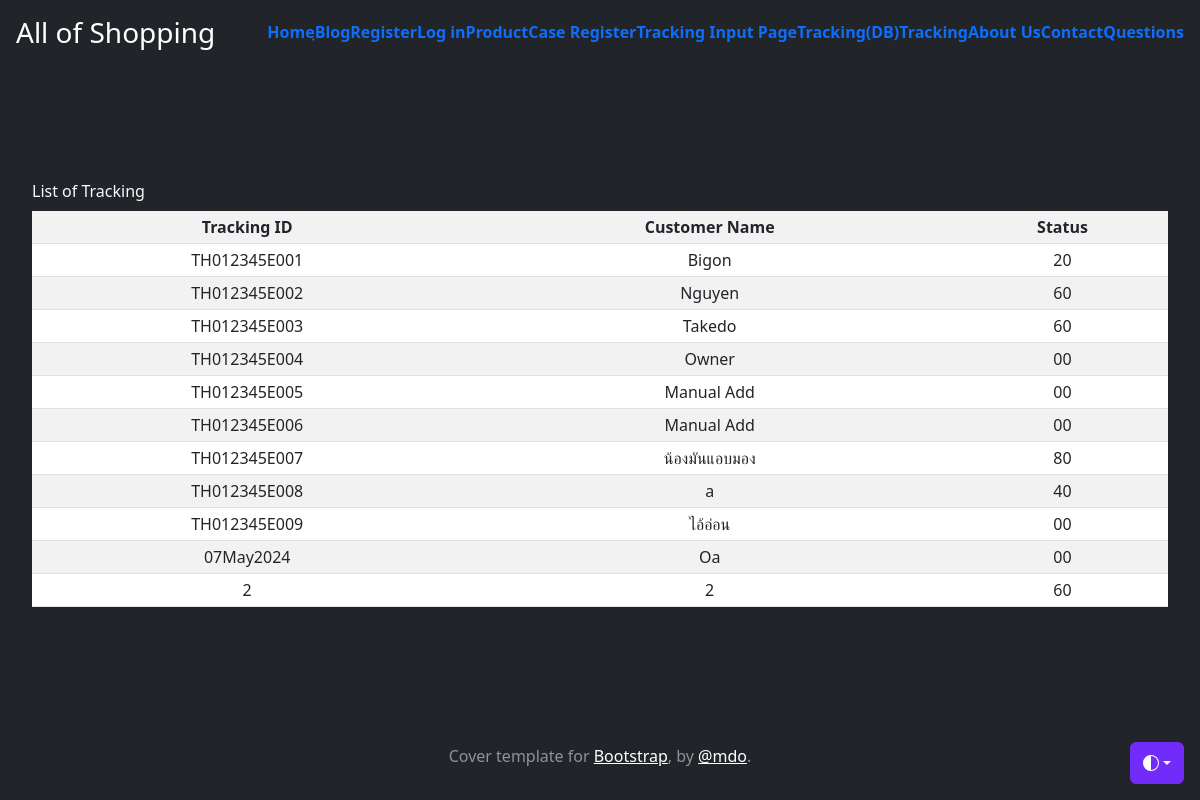
Screenshot of /tracking_db with the database file from the repository.
### App1/models.py (models this page shows, shortened)
class TrackingInfo(models.Model):
    lStatus = [     ( '00', '00 -  รับทราบคำสั่งซื้อ'),
                    ( '10', '10 -  บรรจุสินค้า'),
                    ( '20', '20 -  รอขนส่งมารับ'),
                    ( '30', '30 -  อยู่ระหว่างขนส่ง'),
                    ( '40', '40 - ถึงสถานีกระจายสินค้าปลายทาง'),
                    ( '50', '50 -  ออกนำส่งให้ผู้รับ'),
                    ( '60', '60 -  ส่งสำเร็จ'),
                    ( '70', '70 -  ส่งไม่สำเร็จ'),
                    ( '80', '80 -  ยกเลิกคำสั่งซื้อ')
                ]
    tracking_id =   models.CharField(max_length=12, blank=False,  primary_key=True)
    cust_name   =   models.CharField(max_length=200, blank=False)
    status      =   models.TextField(choices=lStatus, blank=False, default= lStatus[0])  #Drop down list value
    remark      =   models.TextField(null=True, blank=True, verbose_name="Remark")

### App1/views.py (the view)
# urls.py: path("tracking_db", TrackingDB,name="tracking_db"), #call defined view
def TrackingDB(request):    #View name
    trackingList =  TrackingInfo.objects.all()
    context = {"tracking_list": trackingList} #response var & msg return to View
    return render(request,"myapp/tracking_db.html",context)   #Open HTML file under template folder

### App1/templates/myapp/tracking_db.html (shortened to what this page needs)
{% extends "myapp/base.html" %}
{% block content %}
    <table class="table caption-top table-striped table-hover table-sm">
        <caption class="text-light ">List of Tracking</caption>
        <tr>
            <th>Tracking ID</th>
            <th>Customer Name</th>
            <th>Status</th>
        </tr>
        {% for tr in tracking_list %}
        <tr>
            <td>{{tr.tracking_id}}</td>
            <td>{{tr.cust_name}}</td>
            <td>{{tr.status}}</td>
        </tr>
        {% endfor %}
    </table>
  {% endblock content %}

### rows the page displays
TrackingInfo: tracking_id "TH012345E001", cust_name "Bigon", status "20"
TrackingInfo: tracking_id "TH012345E002", cust_name "Nguyen", status "60"
TrackingInfo: tracking_id "TH012345E003", cust_name "Takedo", status "60"
TrackingInfo: tracking_id "TH012345E004", cust_name "Owner", status "00"
TrackingInfo: tracking_id "TH012345E005", cust_name "Manual Add", status "00"
TrackingInfo: tracking_id "TH012345E006", cust_name "Manual Add", status "00"
TrackingInfo: tracking_id "TH012345E007", cust_name "น้องมันแอบมอง", status "80"
TrackingInfo: tracking_id "TH012345E008", cust_name "a", status "40"
TrackingInfo: tracking_id "TH012345E009", cust_name "ไอ้อ่อน", status "00"
TrackingInfo: tracking_id "07May2024", cust_name "Oa", status "00"
TrackingInfo: tracking_id "2", cust_name "2", status "60"
